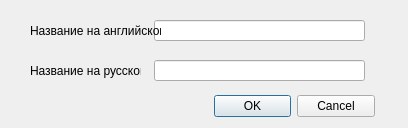
<?xml version="1.0" encoding="UTF-8"?>
<ui version="4.0">
 <class>Dialog_add_new</class>
 <widget class="QDialog" name="Dialog_add_new">
  <property name="geometry">
   <rect>
    <x>0</x>
    <y>0</y>
    <width>408</width>
    <height>128</height>
   </rect>
  </property>
  <property name="windowTitle">
   <string>Добавить</string>
  </property>
  <widget class="QDialogButtonBox" name="buttonBox">
   <property name="geometry">
    <rect>
     <x>214</x>
     <y>90</y>
     <width>161</width>
     <height>32</height>
    </rect>
   </property>
   <property name="orientation">
    <enum>Qt::Horizontal</enum>
   </property>
   <property name="standardButtons">
    <set>QDialogButtonBox::Cancel|QDialogButtonBox::Ok</set>
   </property>
  </widget>
  <widget class="QLineEdit" name="lineEdit_name_ru">
   <property name="geometry">
    <rect>
     <x>154</x>
     <y>60</y>
     <width>211</width>
     <height>21</height>
    </rect>
   </property>
  </widget>
  <widget class="QLineEdit" name="lineEdit_name">
   <property name="geometry">
    <rect>
     <x>154</x>
     <y>20</y>
     <width>211</width>
     <height>21</height>
    </rect>
   </property>
  </widget>
  <widget class="QLabel" name="label_name">
   <property name="geometry">
    <rect>
     <x>30</x>
     <y>20</y>
     <width>131</width>
     <height>21</height>
    </rect>
   </property>
   <property name="text">
    <string>Название на английском</string>
   </property>
  </widget>
  <widget class="QLabel" name="label_name_ru">
   <property name="geometry">
    <rect>
     <x>30</x>
     <y>60</y>
     <width>111</width>
     <height>21</height>
    </rect>
   </property>
   <property name="text">
    <string>Название на русском</string>
   </property>
  </widget>
 </widget>
 <resources/>
 <connections>
  <connection>
   <sender>buttonBox</sender>
   <signal>accepted()</signal>
   <receiver>Dialog_add_new</receiver>
   <slot>accept()</slot>
   <hints>
    <hint type="sourcelabel">
     <x>248</x>
     <y>254</y>
    </hint>
    <hint type="destinationlabel">
     <x>157</x>
     <y>274</y>
    </hint>
   </hints>
  </connection>
  <connection>
   <sender>buttonBox</sender>
   <signal>rejected()</signal>
   <receiver>Dialog_add_new</receiver>
   <slot>reject()</slot>
   <hints>
    <hint type="sourcelabel">
     <x>316</x>
     <y>260</y>
    </hint>
    <hint type="destinationlabel">
     <x>286</x>
     <y>274</y>
    </hint>
   </hints>
  </connection>
 </connections>
</ui>
